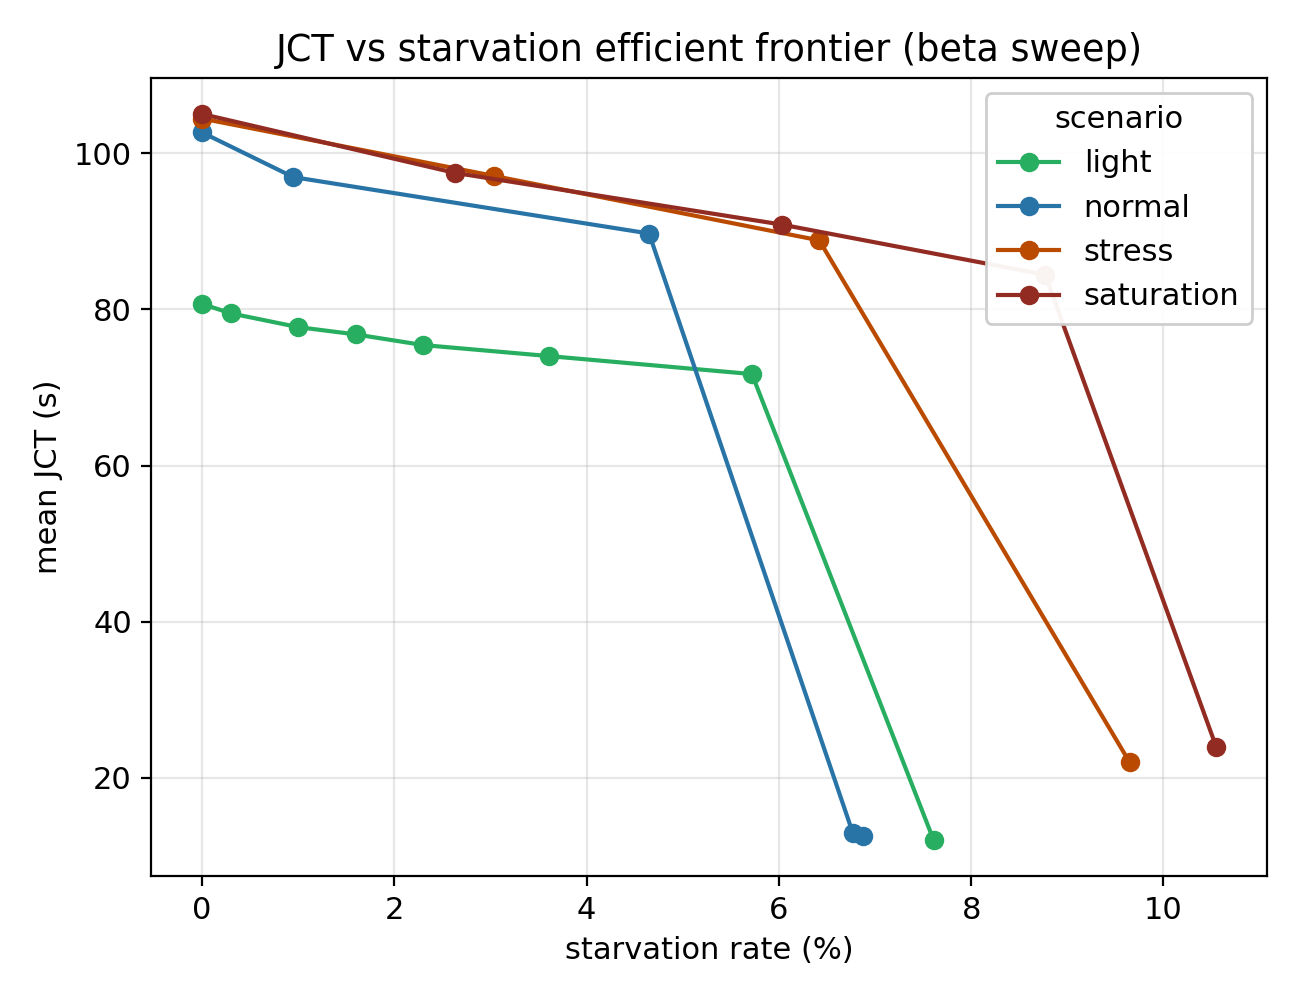

Source code (Python):
import pandas as pd
import matplotlib.pyplot as plt

# each line is one scenario, only the points where no other beta beats it
# on both jct and starvation at once -- that removes the zigzag from
# beta's non-monotonic effect (starvation gets worse before it gets better)
plt.rcParams.update({"font.size": 11})

pareto = pd.read_csv("results/pareto_curve.csv")
colors = {"light": "#27AE60", "normal": "#2874A7", "stress": "#BA4A00", "saturation": "#922B21"}


def pareto_frontier(df):
    df = df.sort_values("jct")
    frontier = []
    best_starvation = float("inf")
    for _, row in df.iterrows():
        if row["starvation_pct"] < best_starvation:
            frontier.append(row)
            best_starvation = row["starvation_pct"]
    return pd.DataFrame(frontier)


fig, ax = plt.subplots(figsize=(6.5, 5))

for scenario, color in colors.items():
    curve = pareto[pareto["scenario"] == scenario]
    frontier = pareto_frontier(curve).sort_values("jct")
    ax.plot(frontier["starvation_pct"], frontier["jct"], marker="o", label=scenario, color=color)

ax.set_xlabel("starvation rate (%)")
ax.set_ylabel("mean JCT (s)")
ax.set_title("JCT vs starvation efficient frontier (beta sweep)")
ax.legend(title="scenario", loc="upper right", framealpha=0.95)
ax.grid(alpha=0.3)

fig.tight_layout()
fig.savefig("scripts/fig5_pareto.png", dpi=200)
print("saved scripts/fig5_pareto.png")
